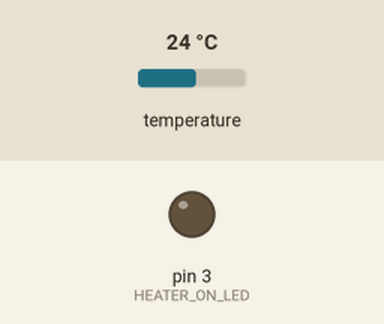
This sketch was run on a simulated Arduino Uno, built with avr-gcc and run on an emulated ATmega328P. On the bench: output pins drawn as LEDs (lit = HIGH). The test bench sets the inputs (shaded band); at power-on: temperature 24 °C. Pins used as bus, display or sensor lines are not drawn; what the sketch prints to the serial monitor is not drawn.

Above: at 2.3 s.
2.4 s: temperature set to 19.3 °C
4.3 s: temperature set to 18.1 °C
At 5.2 s:
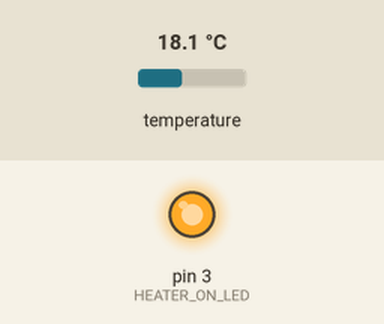
6.1 s: temperature set to 19 °C
At 7.0 s:
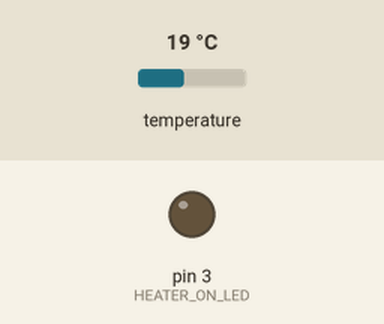
7.7 s: temperature set to 12 °C
At 8.9 s:
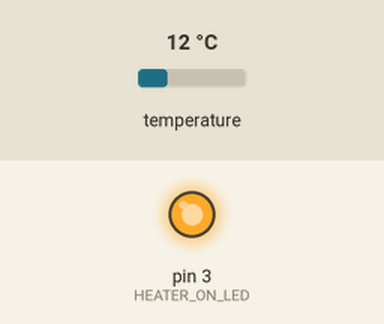
Timing chart, 0 to 10.2 s (numbered marks = the images above; inputs shaded):
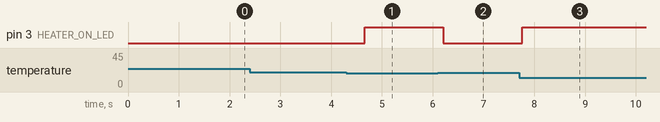

The sketch:

ThermoSwitch.ino
```cpp
// Include the libraries we need
#include <OneWire.h>
#include <DallasTemperature.h>

// Data wire is plugged into port 2 on the Arduino
#define ONE_WIRE_BUS 4
#define TEMP_THRESHOLD 19
#define POWER 7
#define HEATER_ON_LED 3

// Setup a oneWire instance to communicate with any OneWire devices (not just Maxim/Dallas temperature ICs)
OneWire oneWire(ONE_WIRE_BUS);

// Pass our oneWire reference to Dallas Temperature.
DallasTemperature sensors(&oneWire);

/*
 * The setup function. We only start the sensors here
 */
void setup(void)
{
  // start serial port
  Serial.begin(9600);
  Serial.println("Dallas Temperature IC Control Library Demo");

  pinMode(HEATER_ON_LED, OUTPUT);
  pinMode(POWER, OUTPUT);

  // Start up the library
  sensors.begin();
}

/*
 * Main function, get and show the temperature
 */
void loop(void)
{
  // call sensors.requestTemperatures() to issue a global temperature
  // request to all devices on the bus
  Serial.print("Requesting temperatures...");
  sensors.requestTemperatures(); // Send the command to get temperatures
  Serial.println("DONE");
  // After we got the temperatures, we can print them here.
  // We use the function ByIndex, and as an example get the temperature from the first sensor only.
  float tempC = sensors.getTempCByIndex(0);

  // Check if reading was successful
  if (tempC != DEVICE_DISCONNECTED_C)
  {
    Serial.print("Temperature for the device 1 (index 0) is: ");
    Serial.println(tempC);

    switchPower(tempC);
  }


}

void switchPower(float temperature)
{
  if (temperature < TEMP_THRESHOLD)
  {
    digitalWrite(POWER, HIGH);
    digitalWrite(HEATER_ON_LED, HIGH);
  }
  else
  {
    digitalWrite(POWER, LOW);
    digitalWrite(HEATER_ON_LED, LOW);
  }
}
```

Measured:
- the behaviour switches between 19 and 18.9 °C on temperature (found by bisection; images 0 and 1)
- after the input at 2.4 s, every drawn part: stays the same
- after the input at 4.3 s, pin 3 (HEATER_ON_LED): LOW → HIGH after 0.36 s
- after the input at 6.1 s, pin 3 (HEATER_ON_LED): HIGH → LOW after 0.11 s
- after the input at 7.7 s, pin 3 (HEATER_ON_LED): LOW → HIGH after 0.06 s
